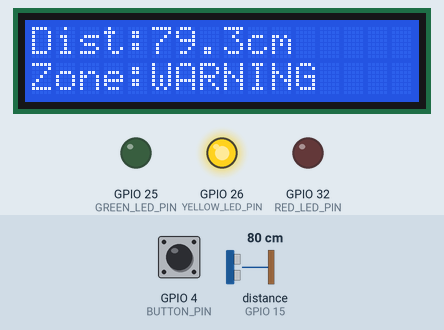
Simulated run of this program. Board: ESP32. On the bench: 16×2 character LCD, output pins drawn as LEDs (lit = HIGH). Wiring (inferred from the names in the program): ultrasonic range finder: trigger GPIO 5; echo GPIO 15. The test bench sets the inputs (shaded band); at power-on: distance to the obstacle (sensor on GPIO 15) 80 cm, GPIO 4 (BUTTON_PIN) HIGH. The echo pulse lasts 58.3 µs per cm; pins used as bus, display or sensor lines are not drawn; what the program prints to the serial monitor is not drawn.

Above: at 4.2 s.
4.3 s: distance to the obstacle (sensor on GPIO 15) set to 45 cm
7.3 s: distance to the obstacle (sensor on GPIO 15) set to 36 cm
At 9.7 s:
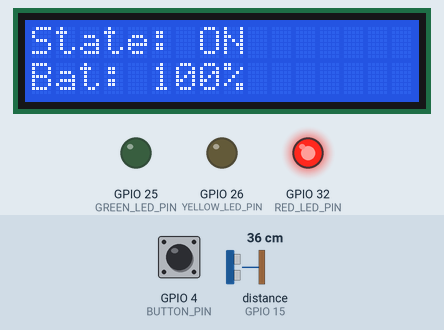
10.3 s: GPIO 4 (BUTTON_PIN) pulled LOW for 0.15 s
At 11.2 s:
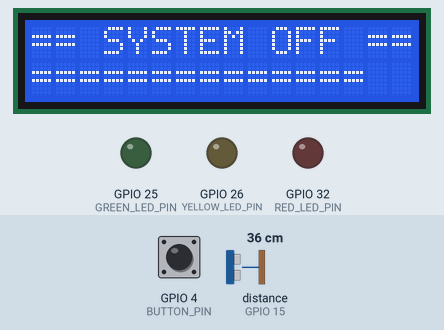
11.9 s: GPIO 4 (BUTTON_PIN) pulled LOW for 1 s
At 12.7 s:
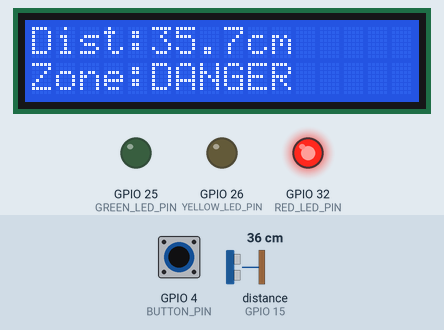
15.9 s: distance to the obstacle (sensor on GPIO 15) set to 120 cm
At 16.9 s:
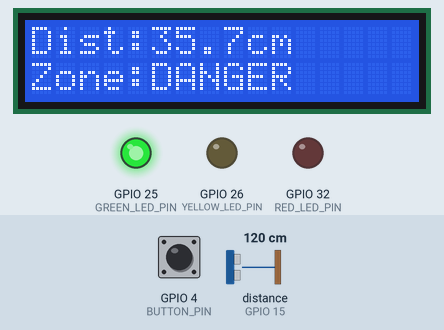
18.9 s: distance to the obstacle (sensor on GPIO 15) set to 104 cm
At 20.9 s:
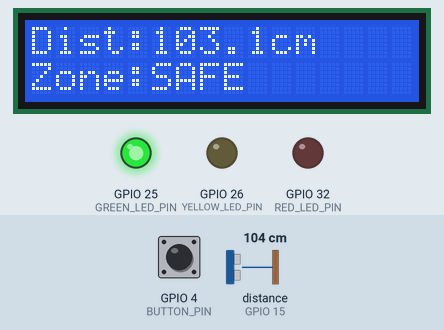
21.9 s: distance to the obstacle (sensor on GPIO 15) set to 97 cm
At 22.6 s:
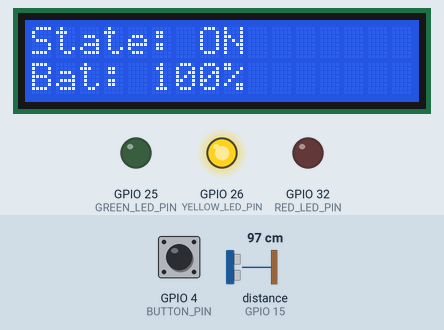
Timing chart, 0 to 24.9 s (numbered marks = the images above; inputs shaded):
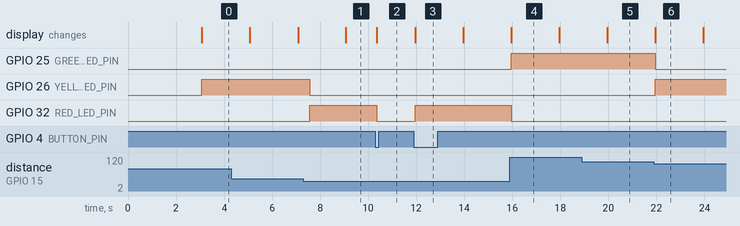

Measured:
- the behaviour switches between 41 and 40 cm on distance to the obstacle (sensor on GPIO 15) (found by bisection; images 0 and 1)
- the behaviour switches between 101 and 100 cm on distance to the obstacle (sensor on GPIO 15) (found by bisection; images 5 and 6)
- after the input at 7.3 s, GPIO 26 (YELLOW_LED_PIN): HIGH → LOW after 0.27 s; GPIO 32 (RED_LED_PIN): LOW → HIGH after 0.27 s
- after the input at 10.3 s, GPIO 32 (RED_LED_PIN): HIGH → LOW after 0.06 s; the display: changes after 0.06 s (image 2)
- after the input at 11.9 s, GPIO 32 (RED_LED_PIN): LOW → HIGH after 0.06 s; the display: changes after 0.06 s (image 3)
- after the input at 15.9 s, GPIO 25 (GREEN_LED_PIN): LOW → HIGH after 0.06 s; GPIO 32 (RED_LED_PIN): HIGH → LOW after 0.06 s
- after the input at 18.9 s, the display: changes after 1.1 s (image 5)
- after the input at 21.9 s, GPIO 25 (GREEN_LED_PIN): HIGH → LOW after 0.06 s; GPIO 26 (YELLOW_LED_PIN): LOW → HIGH after 0.06 s

The program:

main.cpp
```cpp
#include <Arduino.h>
#include <LiquidCrystal.h>

// Pin config
#define TRIG_PIN       5
#define ECHO_PIN       15
#define GREEN_LED_PIN  25
#define YELLOW_LED_PIN 26
#define RED_LED_PIN    32
#define BUTTON_PIN     4

// LCD: RS, EN, D4, D5, D6, D7
LiquidCrystal lcd(19, 23, 13, 12, 14, 27);

//Timing
unsigned long previousMillis      = 0;
const unsigned long interval      = 500;
unsigned long lastDebounceTime    = 0;
const unsigned long debounceDelay = 50;
unsigned long lastLCDUpdate       = 0;
const unsigned long lcdInterval   = 2000;
unsigned long lastBatteryUpdate   = 0;
const unsigned long batteryInterval = 30000;

//  States
enum SystemState { SYSTEM_ON, SYSTEM_OFF };
SystemState systemState = SYSTEM_ON;
bool justToggled  = false;
bool screenToggle = false;

// Button
int lastButtonState = HIGH;
int buttonPressed   = HIGH;

// Sensor data
float lastDistance  = 0;
String lastZone     = "--";
int batteryLevel    = 100;

// Forward declarations
void allLedsOff();
void toggleState();
void runState();
void displayOffScreen();
void displayScreen1();
void displayScreen2();
void printBattery();

void allLedsOff() {
  digitalWrite(GREEN_LED_PIN,  LOW);
  digitalWrite(YELLOW_LED_PIN, LOW);
  digitalWrite(RED_LED_PIN,    LOW);
}


void setup() {
  Serial.begin(115200);

  pinMode(TRIG_PIN,       OUTPUT);
  pinMode(ECHO_PIN,       INPUT);
  pinMode(GREEN_LED_PIN,  OUTPUT);
  pinMode(YELLOW_LED_PIN, OUTPUT);
  pinMode(RED_LED_PIN,    OUTPUT);
  pinMode(BUTTON_PIN,     INPUT_PULLUP);

  lcd.begin(16, 2);
  displayScreen1();

  Serial.println(">> Smart Proximity Alert System START");
  lcd.setCursor(0, 0);
  lcd.print("Hello World!");
  lcd.setCursor(0, 1);
  lcd.print("LCD Test OK");

  delay(3000);  // hold for 3 seconds

}


void loop() {
  unsigned long currentMillis = millis();

  //Button debounce
  int reading = digitalRead(BUTTON_PIN);
  if (reading != lastButtonState) {
    lastDebounceTime = currentMillis;
  }
  if ((currentMillis - lastDebounceTime) > debounceDelay) {
    if (reading != buttonPressed) {
      buttonPressed = reading;
      if (buttonPressed == LOW) {
        Serial.println("Button ok!!");
        toggleState();
      }
    }
  }
  lastButtonState = reading;

  // Battery drain
  if (currentMillis - lastBatteryUpdate >= batteryInterval) {
    lastBatteryUpdate = currentMillis;
    if (batteryLevel > 0) batteryLevel--;
  }


  runState();

  // LCD update
  if (systemState == SYSTEM_ON) {
    if (currentMillis - lastLCDUpdate >= lcdInterval) {
      lastLCDUpdate = currentMillis;
      screenToggle  = !screenToggle;
      if (screenToggle) {
        displayScreen1();
      } else {
        displayScreen2();
      }
    }
  }
}


void toggleState() {
  unsigned long t = millis();
  if (systemState == SYSTEM_OFF) {
    systemState  = SYSTEM_ON;
    justToggled  = true;
    screenToggle = false;
    Serial.print("[t="); Serial.print(t);
    Serial.println("ms] >> System toggled ON");
    displayScreen1();
  } else {
    systemState = SYSTEM_OFF;
    justToggled = true;
    Serial.print("[t="); Serial.print(t);
    Serial.println("ms] >> System toggled OFF");
    displayOffScreen();
  }
}


void runState() {
  switch (systemState) {

    case SYSTEM_OFF: {
      allLedsOff();
      if (justToggled) {
        Serial.println("[SYSTEM OFF]");
        justToggled = false;
      }
      break;
    }

    case SYSTEM_ON: {
      unsigned long currentMillis = millis();

      if (currentMillis - previousMillis >= interval) {
        previousMillis = currentMillis;

        // Trigger pulse
        digitalWrite(TRIG_PIN, LOW);
        delayMicroseconds(2);
        digitalWrite(TRIG_PIN, HIGH);
        delayMicroseconds(10);
        digitalWrite(TRIG_PIN, LOW);

        long duration  = pulseIn(ECHO_PIN, HIGH);
        float distance = duration * 0.034 / 2;
        unsigned long t = millis();
        String zone;

        // Zone + LED logic
        if (distance < 2 || distance > 400) {
          allLedsOff();
          zone = "--";
          Serial.print("[t="); Serial.print(t);
          Serial.println("ms] Distance: OUT OF RANGE | Zone: --");

        } else if (distance > 100) {
          allLedsOff();
          digitalWrite(GREEN_LED_PIN, HIGH);
          zone = "SAFE";

        } else if (distance > 40) {
          allLedsOff();
          digitalWrite(YELLOW_LED_PIN, HIGH);
          zone = "WARNING";

        } else {
          allLedsOff();
          digitalWrite(RED_LED_PIN, HIGH);
          zone = "DANGER";
        }

        lastDistance = distance;
        lastZone     = zone;

        // Battery warning
        if (zone != "--") {
          Serial.print("[t="); Serial.print(t);
          Serial.print("ms] Distance: ");
          Serial.print(distance, 1);
          Serial.print("cm | Zone: ");
          Serial.print(zone);
          Serial.print(" | Bat: ");
          Serial.print(batteryLevel);
          Serial.println("%");
        }
      }

      if (justToggled) {
        Serial.println("[SYSTEM ON]");
        justToggled = false;
      }
      break;
    }
  }
}

//  LCD Screens
void displayOffScreen() {
  lcd.setCursor(0, 0);
  lcd.print("== SYSTEM OFF ==");
  lcd.setCursor(0, 1);
  lcd.print("==============");
}

void displayScreen1() {
  lcd.setCursor(0, 0);
  if (lastZone == "--") {
    lcd.print("Dist: -------   ");
    lcd.setCursor(0, 1);
    lcd.print("Zone: NO SIGNAL ");
  } else {
    lcd.print("Dist:");
    lcd.print(lastDistance, 1);
    lcd.print("cm      ");
    lcd.setCursor(0, 1);
    lcd.print("Zone:");
    lcd.print(lastZone);
    lcd.print("          ");
  }
}

void displayScreen2() {
  lcd.setCursor(0, 0);
  lcd.print("State: ON       ");
  lcd.setCursor(0, 1);
  lcd.print("Bat: ");
  printBattery();
}

void printBattery() {
  lcd.print(batteryLevel);
  lcd.print("%");
  if (batteryLevel < 20) lcd.print("!");
  lcd.print("        ");
}
```
